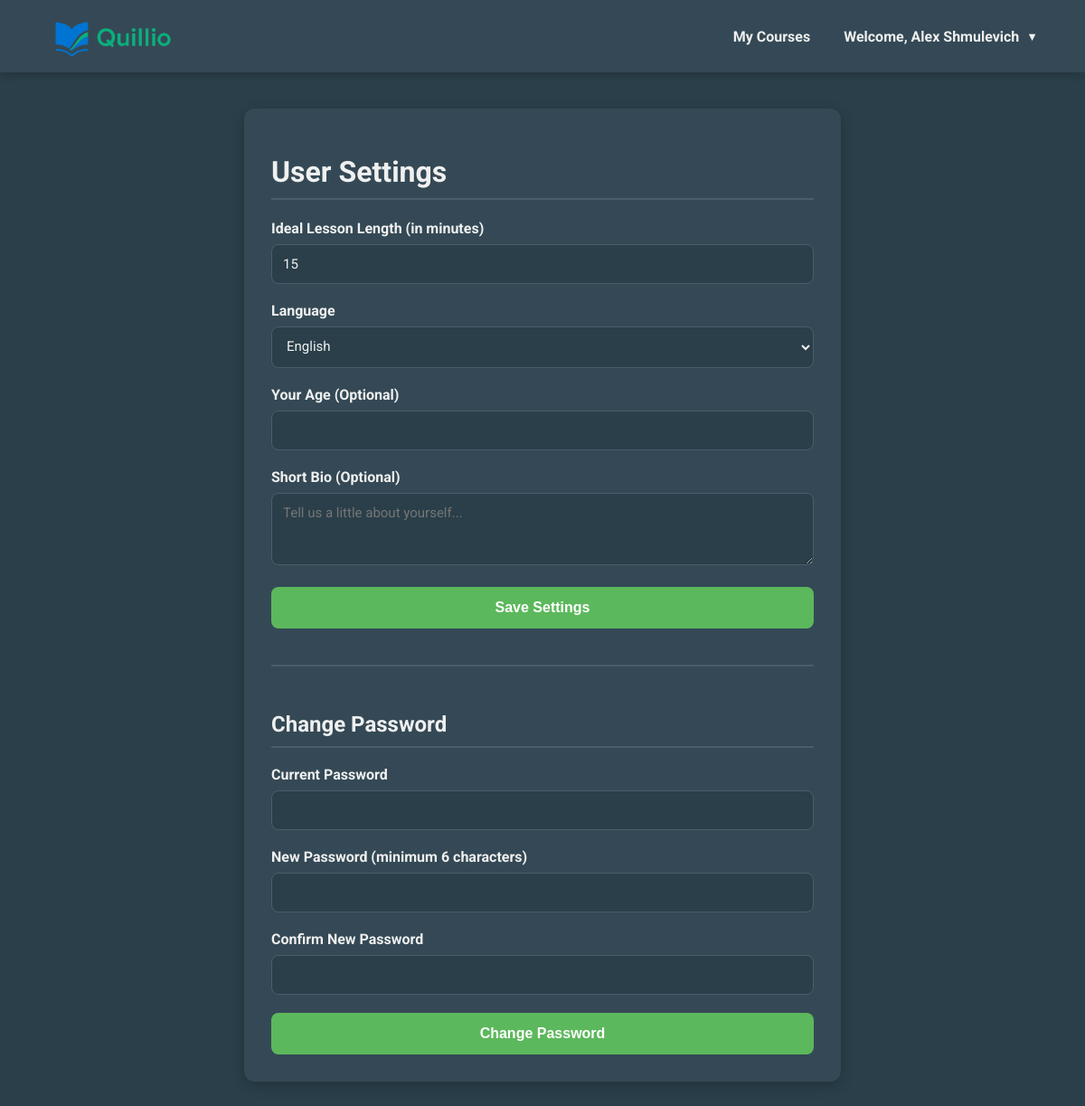
Page /settings (signed in) on the committed database.
### app/models.py (models this page shows, shortened)
class User(UserMixin, db.Model):
    __tablename__ = 'users'
    id = db.Column(GUID(), primary_key=True, default=uuid.uuid4)
    email = db.Column(db.String(120), unique=True, nullable=False)
    password_hash = db.Column(db.String(256), nullable=False)
    full_name = db.Column(db.String(120), nullable=True)
    preferred_lesson_length = db.Column(db.Integer, nullable=False, default=15)
    language = db.Column(db.String(10), nullable=False, default='english')
    age = db.Column(db.Integer, nullable=True)
    bio = db.Column(db.Text, nullable=True)
    tokens_used = db.Column(db.Integer, nullable=False, default=0)
    is_verified = db.Column(db.Boolean, nullable=False, default=False)
    verification_token = db.Column(db.String(100), nullable=True)
    token_expires_at = db.Column(db.DateTime, nullable=True)
    reset_token = db.Column(db.String(100), unique=True, nullable=True)
    reset_token_expires = db.Column(db.DateTime, nullable=True)
    is_quillio_admin = db.Column(db.Boolean, nullable=False, default=False)
    @property
    def is_admin(self):
        return self.is_quillio_admin

### app/routes.py (the view, shortened to what this page needs)
@app.route('/settings', methods=['GET', 'POST'])
@login_required
def settings():
    return render_template('settings.html')

### app/configuration.py (called while the page is built)
@app.context_processor
def inject_csrf_token():
    return dict(csrf_token=generate_csrf())

@app.context_processor
def inject_utility_functions():
    return dict(math=math, shorten_title=shorten_title)

### app/models.py (called while the page is built)
@login_manager.user_loader
def load_user(user_id):
    return User.query.get(user_id)

    def process_bind_param(self, value, dialect):
        if value is None:
            return None
        if isinstance(value, str):
            try:
                if len(value) == 32 and all(c in '0123456789abcdef' for c in value.lower()):
                    value = uuid.UUID(hex=value)
                else:
                    value = uuid.UUID(value)
            except (ValueError, AttributeError):
                return value
        if isinstance(value, uuid.UUID):
            if dialect.name == 'postgresql':
                return str(value)
            return "%.32x" % value.int
        return value

    def process_result_value(self, value, dialect):
        if value is None:
            return value
        if isinstance(value, uuid.UUID):
            return value
        if isinstance(value, str) and len(value) == 32 and all(c in '0123456789abcdef' for c in value.lower()):
            return uuid.UUID(hex=value)
        try:
            return uuid.UUID(str(value))
        except (ValueError, AttributeError, TypeError):
            return value

### run.py (called while the page is built)
@app.before_request
def log_request_info():
    logger.debug(f'Request: {request.method} {request.path}')
    logger.debug(f'Headers: {dict(request.headers)}')
    logger.debug(f'Form data: {request.form}')
    if request.files:
        logger.debug(f'Files: {[f.filename for f in request.files.values()]}')

@app.after_request
def log_response_info(response):
    logger.debug(f'Response status: {response.status}')
    return response

### templates/settings.html (shortened to what this page needs)
{% extends "base.html" %}
{% block content %}
{% set lang = current_user.language %}
<div class="container">
    <h1>{% if lang == 'russian' %}Настройки пользователя{% else %}User Settings{% endif %}</h1>
    <form method="POST" action="{{ url_for('settings') }}">
        <label for="lesson_length">{% if lang == 'russian' %}Идеальная длина урока (в минутах){% else %}Ideal Lesson Length (in minutes){% endif %}</label>
        <input type="number" id="lesson_length" name="lesson_length" value="{{ current_user.preferred_lesson_length }}" min="5" max="60" required>
        <label for="language">{% if lang == 'russian' %}Язык{% else %}Language{% endif %}</label>
        <select id="language" name="language">
            <option value="english" {% if current_user.language == 'english' %}selected{% endif %}>English</option>
        </select>
        <label for="age">{% if lang == 'russian' %}Ваш возраст (необязательно){% else %}Your Age (Optional){% endif %}</label>
        <input type="number" id="age" name="age" value="{{ current_user.age or '' }}" min="1">
        <label for="bio">{% if lang == 'russian' %}Краткая биография (необязательно){% else %}Short Bio (Optional){% endif %}</label>
        <textarea id="bio" name="bio" rows="3" placeholder="{% if lang == 'russian' %}Расскажите немного о себе...{% else %}Tell us a little about yourself...{% endif %}">{{ current_user.bio or '' }}</textarea>
        <button type="submit">{% if lang == 'russian' %}Сохранить настройки{% else %}Save Settings{% endif %}</button>
    </form>
    <div class="password-section">
        <h2>{% if lang == 'russian' %}Изменить пароль{% else %}Change Password{% endif %}</h2>
        <form method="POST" action="{{ url_for('change_password') }}" {% if not current_user.is_verified %}class="disabled-form"{% endif %}>
            <label for="current_password">{% if lang == 'russian' %}Текущий пароль{% else %}Current Password{% endif %}</label>
            <input type="password" id="current_password" name="current_password" required {% if not current_user.is_verified %}disabled{% endif %}>
            <label for="new_password">{% if lang == 'russian' %}Новый пароль (минимум 6 символов){% else %}New Password (minimum 6 characters){% endif %}</label>
            <input type="password" id="new_password" name="new_password" minlength="6" required {% if not current_user.is_verified %}disabled{% endif %}>
            <label for="confirm_password">{% if lang == 'russian' %}Подтвердите новый пароль{% else %}Confirm New Password{% endif %}</label>
            <input type="password" id="confirm_password" name="confirm_password" minlength="6" required {% if not current_user.is_verified %}disabled{% endif %}>
            <button type="submit" {% if not current_user.is_verified %}disabled{% endif %}>
                {% if lang == 'russian' %}Изменить пароль{% else %}Change Password{% endif %}
            </button>
        </form>
    </div>
</div>
{% endblock %}

### templates/base.html (shortened to what this page needs)
<!DOCTYPE html>
<html lang="en">
<head>
</head>
<body>
    {% if current_user.is_authenticated %}
    <nav class="top-nav">
        <div class="logo">
            <a href="{{ url_for('course_dashboard') }}">
                <img src="{{ url_for('static', filename='logo.png') }}" alt="Quillio Logo" style="height:50px; vertical-align:middle;">
            </a>
        </div>
        <div class="nav-links">
            <a href="{{ url_for('course_dashboard') }}">{% if current_user.language == 'russian' %}Мои курсы{% else %}My Courses{% endif %}</a>
            <div class="user-dropdown" id="userDropdown">
                <div class="user-dropdown-toggle" onclick="toggleUserDropdown()">
                    {% if current_user.language == 'russian' %}Добро пожаловать, {{ current_user.full_name or current_user.email.split('@')[0] }}{% else %}Welcome, {{ current_user.full_name or current_user.email.split('@')[0] }}{% endif %}
                </div>
            </div>
        </div>
    </nav>
    {% endif %}
    <main class="page-content">
        {% block content %}{% endblock %}
    </main>
</body>
</html>

### templates/base.html (style rules this page uses)
html, body { height: 100%; overflow-x: hidden; margin: 0; padding: 0; }
body { font-family: 'Roboto', sans-serif; background: #2A3F4A; color: #F0F0F0; overflow-y: auto; min-height: 100vh; display: flex; flex-direction: column; }
.top-nav { background: #344955; padding: 15px 40px; display: flex; justify-content: space-between; align-items: center; box-shadow: 0 2px 10px rgba(0,0,0,0.2); }
.top-nav .logo a { color: #F0F0F0; font-weight: 700; font-size: 1.5em; text-decoration: none; }
.top-nav .nav-links { display: flex; align-items: center; gap: 25px; }
.top-nav .nav-links a { color: #F0F0F0; text-decoration: none; font-weight: bold; transition: color 0.3s; }
.user-dropdown { position: relative; display: inline-block; }
.user-dropdown-toggle { color: #F0F0F0; text-decoration: none; font-weight: bold; cursor: pointer; padding: 8px 12px; border-radius: 6px; transition: background-color 0.3s, color 0.3s; display: flex; align-items: center; gap: 8px; }
.user-dropdown-toggle::after { content: '▼'; font-size: 0.8em; transition: transform 0.3s; }
.page-content { padding: 40px 20px; }

### templates/settings.html (style rules this page uses)
.container { max-width: 600px; margin: auto; background: #344955; padding: 30px; border-radius: 12px; box-shadow: 0 4px 15px rgba(0,0,0,0.2); }
h1, h2 { color: #F0F0F0; border-bottom: 2px solid #4a5e6a; padding-bottom: 10px; }
label { display: block; margin-bottom: 8px; font-weight: bold; }
input[type="number"], input[type="password"], select, textarea { width: 100%; box-sizing: border-box; padding: 12px; font-size: 15px; border: 1px solid #4a5e6a; border-radius: 8px; background: #2A3F4A; color: #F0F0F0; margin-bottom: 20px; font-family: 'Roboto', sans-serif; }
button { width: 100%; padding: 14px; background: #5cb85c; border: none; color: white; font-size: 16px; font-weight: bold; border-radius: 8px; cursor: pointer; transition: background-color 0.3s ease; }
.password-section { margin-top: 40px; padding-top: 30px; border-top: 2px solid #4a5e6a; }

### rows in the picture
User: full_name "Alex Shmulevich", lesson_length "15", language "English"
